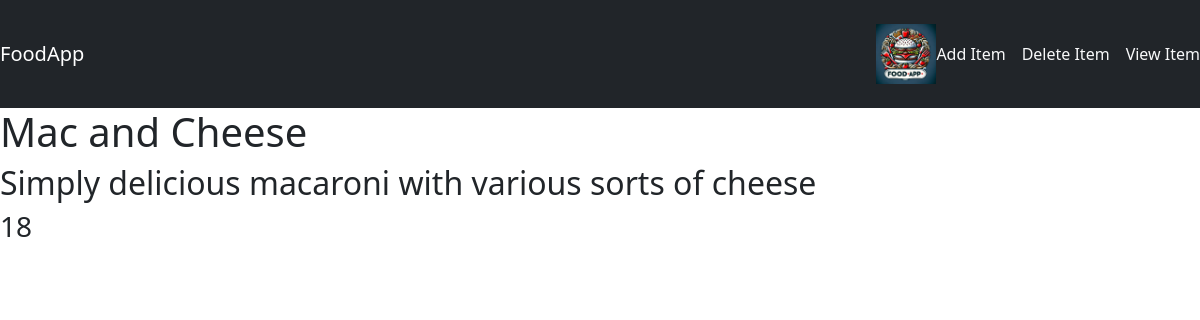
/food/4/, run on an earlier commit of the app's database.
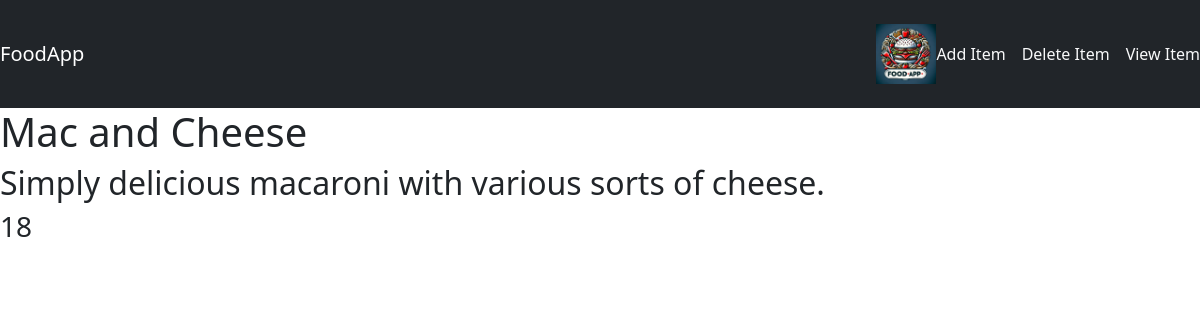
And on a later commit of the database.
### food/models.py (models this page shows, shortened)
class Item(models.Model):
    item_name = models.CharField(max_length=200)
    item_desc = models.CharField(max_length=200)
    item_price = models.IntegerField()
    item_image = models.CharField(max_length=500, default="https://cookinupastorm.biz/wp-content/uploads/2023/04/EmptyDinnerPlates.jpg")

### food/views.py (the view)
# urls.py: path('<int:item_id>/', views.detail, name='detail'),
@never_cache
def detail(request, item_id):
    item = Item.objects.get(pk=item_id)
    context = {
        'item': item,
    }
    return render(request, 'food/detail.html', context)

### food/templates/food/detail.html
{% extends 'food/base.html' %}
{% block body %}
    <h1>{{ item.item_name }}</h1>
    <h2>{{ item.item_desc }}</h2>
    <h3>{{ item.item_price }}</h3>
{% endblock %}

### food/templates/food/base.html (shortened to what this page needs)
{% load static %}
<!doctype html>
<html lang="en">
<head>
    <link rel="stylesheet" href="{% static 'food/style.css' %}">
    <link href="https://cdn.jsdelivr.net/npm/bootstrap@5.3.3/dist/css/bootstrap.min.css" rel="stylesheet"
>
</head>
<body>
<nav class="navbar navbar-dark bg-dark">
    <a href="#" class="navbar-brand">FoodApp</a>
    <div class="navbar">
        <a class="navbar" href="#">
            <img src="{% static 'images/Logo.jpg' %}" width="60"  alt="Logo">
        </a>
        <a class="nav-item nav-link text-light me-3" href="#">Add Item </a>
        <a class="nav-item nav-link text-light me-3" href="#">Delete Item</a>
        <a class="nav-item nav-link text-light" href="#">View Item</a>
    </div>
</nav>
{% block body %}
{% endblock %}
</body>
</html>

### food/static/food/style.css (style rules this page uses)
body { background-color: lightyellow; }

What changed in the data, as far as the page shows it:
changed Item "Mac and Cheese": item_desc "Simply delicious macaroni with various sorts of cheese" → "Simply delicious macaroni with various sorts of cheese."
